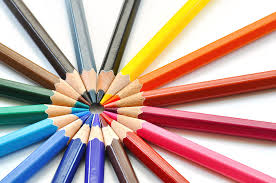
#> input picture download.jpg, 276 x 183 px, given in place of the camera
$ python live_color_tracking.py
#> lines starting #> are read from the running program, lines starting #| are printed output that depends on the picture; after the words box and inside, x2 and y2 are one past the last pixel; in counts of white or black regions, pixels touching at a corner belong together
import numpy as np
import cv2 as cv


live_lower1 = np.array([0, 140, 140])
live_upper1= np.array([10, 255, 255])
live_lower2 = np.array([170, 140, 140])
live_upper2= np.array([180, 255, 255])
#capture through default webcam
webcam=cv.VideoCapture(0)


#continous loop until pressing q button

while True:
  _, frame = webcam.read()
#> frame is the input picture: shape (183, 276, 3); mean B, G, R 154.1, 162.4, 191.7
  frame_hsv = cv.cvtColor(frame, cv.COLOR_BGR2HSV)
#> frame_hsv: shape (183, 276, 3); mean H, S, V 58.8, 93.1, 206.4
  live_mask1 = cv.inRange(frame_hsv, live_lower1, live_upper1)
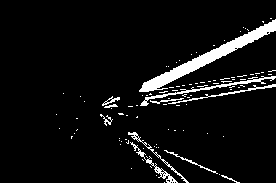
#> live_mask1: shape (183, 276); 6.2% white; 101 white regions (90 under 20 px), largest, box (x1, y1, x2, y2) and area: (139, 19, 276, 92) 1564, (140, 76, 276, 106) 403, (130, 142, 178, 183) 221
  live_mask2 = cv.inRange(frame_hsv, live_lower2, live_upper2)
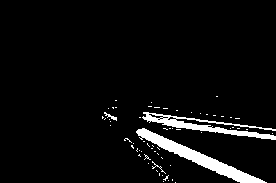
#> live_mask2: shape (183, 276); 5.1% white; 63 white regions (59 under 20 px), largest, box (x1, y1, x2, y2) and area: (136, 128, 267, 183) 1370, (142, 112, 276, 140) 984, (104, 112, 117, 121) 38, (152, 161, 166, 174) 27
  live_mask = cv.bitwise_or(live_mask1, live_mask2)
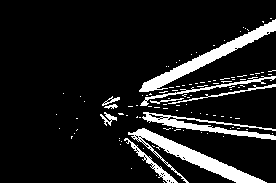
#> live_mask: shape (183, 276); 11.4% white; 109 white regions (99 under 20 px)

  live_kernel= np.ones((5,5),np.uint8)

  #live_dilation = cv.dilate(live_mask,live_kernel,iterations = 1)
  live_res= cv.bitwise_and(frame,frame, mask= live_mask)
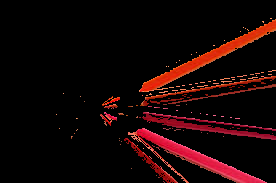
#> live_res: shape (183, 276, 3); mean B, G, R 5.1, 5.4, 22.9

  contours, heirarchy = cv.findContours(live_mask, cv.RETR_TREE, cv.CHAIN_APPROX_SIMPLE)
#> contours = 180 contours, 168 with area under 20; largest, box (x1, y1, x2, y2) and area: (128, 128, 267, 183) 1530, (139, 19, 276, 92) 1408, (142, 112, 276, 140) 780, (124, 138, 178, 183) 282, (140, 76, 276, 106) 234

  for pic , contour in enumerate(contours):
    area= cv.contourArea(contour)
    if(area>300):
      x,y,w,h = cv.boundingRect(contour)
      frame = cv.rectangle(frame, (x, y), (x + w, y + h), (0, 0, 255), 2)
      cv.putText(frame, "Red", (x, y), cv.FONT_HERSHEY_SIMPLEX, 1.0, (0, 0, 255))
#> this loop made 180 passes
#> (area, x, y, w, h) on passes 50, 100, 177: (1530.5, 128, 128, 139, 55), (779.5, 142, 112, 134, 28), (1408, 139, 19, 137, 73)
#> area on pass 9: 281.5
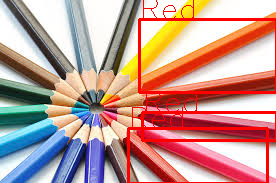
#> frame: shape (183, 276, 3); 6.41% of pixels changed, all inside (x1, y1, x2, y2) = (127, 0, 276, 183)

  if cv.waitKey(10) & 0xFF == ord('q'):
#> (key q is pressed here)
    webcam.release()
    cv.destroyAllWindows()
    break
  cv.imshow("Live Color Tracking", frame)
